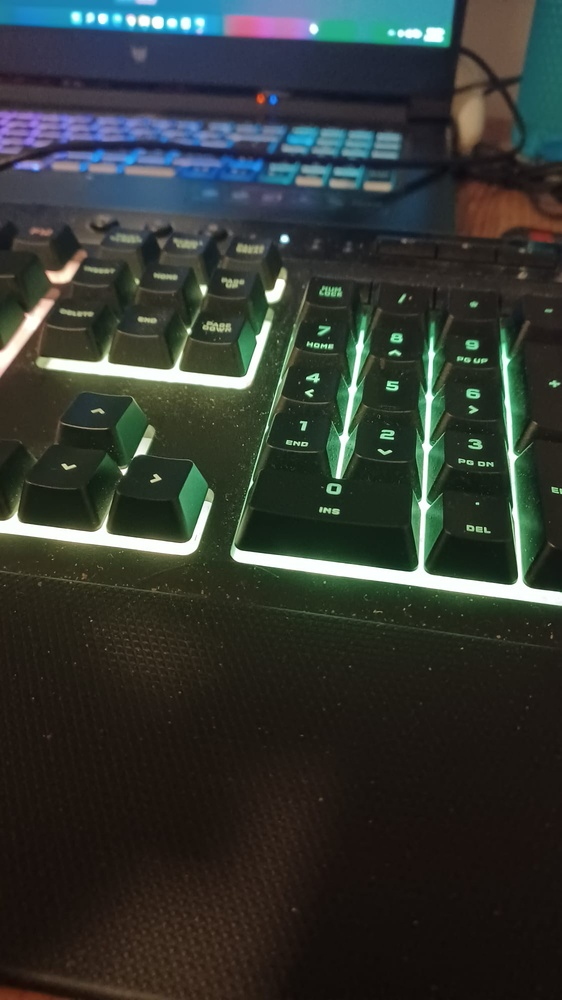
#> input picture Assignment 1/MSB Steganography/images.jpg, 562 x 1000 px, shrunk from 1125 x 2000 before the run, found by its file name
$ python main.py
#> lines starting #> are read from the running program, lines starting #| are printed output that depends on the picture
### Assignment 1/MSB Steganography/Stegno.py
from PIL import Image


class Stegno():

    def __init__(self, img):
        self.image = img
        self.width, self.height = img.size
        self.size = self.width * self.height
        self.maskOne = 128
        self.maskZero = 127

    # [44 lines left out: functions read_bit, encode_img, encode_enc, not called in this run]

    def encode(self, img):
        data = input("Enter the data to be encoded: ")
        if (len(data) == 0):
            raise ValueError('data is Empty')

        newimg = img.copy()
        self.encode_enc(newimg, data)
        new_img_name = input("Enter the name of the new image:")
        newimg.save(new_img_name, str(new_img_name.split(".")[1]))

    # [27 lines left out: function decode, not called in this run]

### Assignment 1/MSB Steganography/main.py

from Stegno import Stegno
from PIL import Image

img = Image.open(r'C:\Users\kdsri\PycharmProjects\592-Assignment_1-MSB\images.jpg').convert('L')
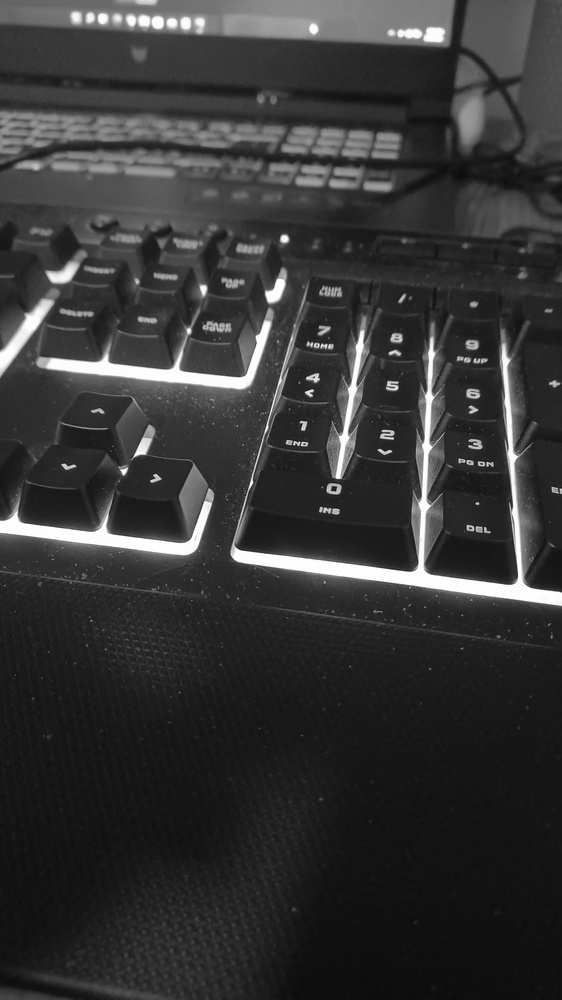
#> img: PIL image 562x1000 L; min 11, max 255, mean 53.8
x = Stegno(img)
#> (the run stopped early here; a loop or call above may not have finished)
